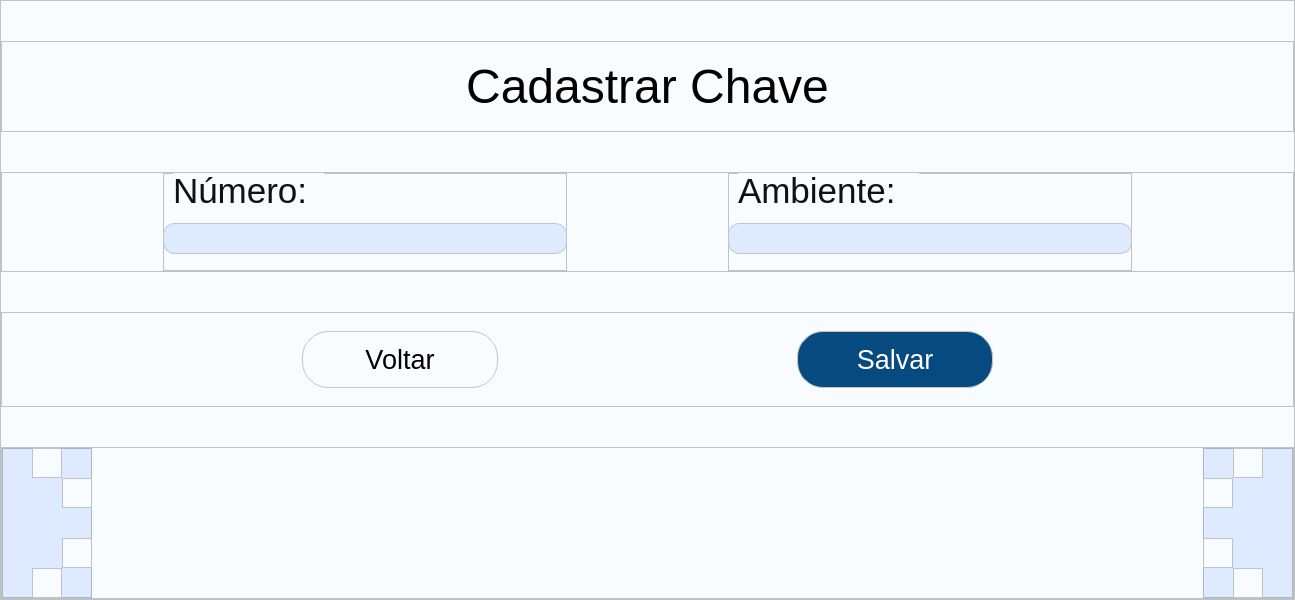
          <widget class="QWidget" name="cad_chaves">
           <layout class="QVBoxLayout" name="verticalLayout_14">
            <property name="spacing">
             <number>0</number>
            </property>
            <property name="leftMargin">
             <number>0</number>
            </property>
            <property name="topMargin">
             <number>0</number>
            </property>
            <property name="rightMargin">
             <number>0</number>
            </property>
            <property name="bottomMargin">
             <number>0</number>
            </property>
            <item>
             <widget class="QFrame" name="telaBranca">
              <property name="minimumSize">
               <size>
                <width>166</width>
                <height>155</height>
               </size>
              </property>
              <property name="maximumSize">
               <size>
                <width>16777215</width>
                <height>16777215</height>
               </size>
              </property>
              <property name="styleSheet">
               <string notr="true">background-color: #F8FCFF;</string>
              </property>
              <property name="frameShape">
               <enum>QFrame::StyledPanel</enum>
              </property>
              <property name="frameShadow">
               <enum>QFrame::Raised</enum>
              </property>
              <layout class="QVBoxLayout" name="verticalLayout_11">
               <property name="spacing">
                <number>0</number>
               </property>
               <property name="leftMargin">
                <number>0</number>
               </property>
               <property name="topMargin">
                <number>0</number>
               </property>
               <property name="rightMargin">
                <number>0</number>
               </property>
               <property name="bottomMargin">
                <number>0</number>
               </property>
               <item>
                <spacer name="verticalSpacer_16">
                 <property name="orientation">
                  <enum>Qt::Vertical</enum>
                 </property>
                 <property name="sizeHint" stdset="0">
                  <size>
                   <width>20</width>
                   <height>40</height>
                  </size>
                 </property>
                </spacer>
               </item>
               <item>
                <widget class="QFrame" name="frame_83">
                 <property name="minimumSize">
                  <size>
                   <width>0</width>
                   <height>91</height>
                  </size>
                 </property>
                 <property name="maximumSize">
                  <size>
                   <width>16777215</width>
                   <height>16777215</height>
                  </size>
                 </property>
                 <property name="styleSheet">
                  <string notr="true">background-color: #F8FCFF;</string>
                 </property>
                 <property name="frameShape">
                  <enum>QFrame::StyledPanel</enum>
                 </property>
                 <property name="frameShadow">
                  <enum>QFrame::Raised</enum>
                 </property>
                 <layout class="QHBoxLayout" name="horizontalLayout_6">
                  <property name="spacing">
                   <number>0</number>
                  </property>
                  <property name="leftMargin">
                   <number>0</number>
                  </property>
                  <property name="topMargin">
                   <number>0</number>
                  </property>
                  <property name="rightMargin">
                   <number>0</number>
                  </property>
                  <property name="bottomMargin">
                   <number>0</number>
                  </property>
                  <item>
                   <widget class="QLabel" name="label_6">
                    <property name="minimumSize">
                     <size>
                      <width>0</width>
                      <height>0</height>
                     </size>
                    </property>
                    <property name="maximumSize">
                     <size>
                      <width>16777215</width>
                      <height>16777215</height>
                     </size>
                    </property>
                    <property name="font">
                     <font>
                      <pointsize>36</pointsize>
                     </font>
                    </property>
                    <property name="text">
                     <string>Cadastrar Chave</string>
                    </property>
                    <property name="alignment">
                     <set>Qt::AlignCenter</set>
                    </property>
                   </widget>
                  </item>
                 </layout>
                </widget>
               </item>
               <item>
                <spacer name="verticalSpacer_17">
                 <property name="orientation">
                  <enum>Qt::Vertical</enum>
                 </property>
                 <property name="sizeHint" stdset="0">
                  <size>
                   <width>20</width>
                   <height>40</height>
                  </size>
                 </property>
                </spacer>
               </item>
               <item>
                <widget class="QFrame" name="frame_84">
                 <property name="minimumSize">
                  <size>
                   <width>0</width>
                   <height>100</height>
                  </size>
                 </property>
                 <property name="maximumSize">
                  <size>
                   <width>16777215</width>
                   <height>16777215</height>
                  </size>
                 </property>
                 <property name="styleSheet">
                  <string notr="true">background-color: #F8FCFF;</string>
                 </property>
                 <property name="frameShape">
                  <enum>QFrame::StyledPanel</enum>
                 </property>
                 <property name="frameShadow">
                  <enum>QFrame::Raised</enum>
                 </property>
                 <layout class="QHBoxLayout" name="horizontalLayout_16">
                  <property name="spacing">
                   <number>0</number>
                  </property>
                  <property name="leftMargin">
                   <number>0</number>
                  </property>
                  <property name="topMargin">
                   <number>0</number>
                  </property>
                  <property name="rightMargin">
                   <number>0</number>
                  </property>
                  <property name="bottomMargin">
                   <number>0</number>
                  </property>
                  <item>
                   <spacer name="horizontalSpacer_31">
                    <property name="orientation">
                     <enum>Qt::Horizontal</enum>
                    </property>
                    <property name="sizeHint" stdset="0">
                     <size>
                      <width>159</width>
                      <height>20</height>
                     </size>
                    </property>
                   </spacer>
                  </item>
                  <item>
                   <widget class="QFrame" name="botonNumero">
                    <property name="minimumSize">
                     <size>
                      <width>404</width>
                      <height>0</height>
                     </size>
                    </property>
                    <property name="maximumSize">
                     <size>
                      <width>16777215</width>
                      <height>16777215</height>
                     </size>
                    </property>
                    <property name="frameShape">
                     <enum>QFrame::StyledPanel</enum>
                    </property>
                    <property name="frameShadow">
                     <enum>QFrame::Raised</enum>
                    </property>
                    <widget class="QLabel" name="label_chave_cad">
                     <property name="geometry">
                      <rect>
                       <x>10</x>
                       <y>0</y>
                       <width>151</width>
                       <height>35</height>
                      </rect>
                     </property>
                     <property name="font">
                      <font>
                       <pointsize>26</pointsize>
                      </font>
                     </property>
                     <property name="styleSheet">
                      <string notr="true">color:#111111</string>
                     </property>
                     <property name="text">
                      <string>Número:</string>
                     </property>
                    </widget>
                    <widget class="QLineEdit" name="lineEdit_chave_cad">
                     <property name="geometry">
                      <rect>
                       <x>0</x>
                       <y>50</y>
                       <width>404</width>
                       <height>31</height>
                      </rect>
                     </property>
                     <property name="font">
                      <font>
                       <pointsize>14</pointsize>
                      </font>
                     </property>
                     <property name="styleSheet">
                      <string notr="true">border-radius:11px;
border:1px solid #c4c4c4;
background-color: rgb(222, 234, 255);</string>
                     </property>
                    </widget>
                   </widget>
                  </item>
                  <item>
                   <spacer name="horizontalSpacer_32">
                    <property name="orientation">
                     <enum>Qt::Horizontal</enum>
                    </property>
                    <property name="sizeHint" stdset="0">
                     <size>
                      <width>40</width>
                      <height>20</height>
                     </size>
                    </property>
                   </spacer>
                  </item>
                  <item>
                   <widget class="QFrame" name="botonAmbiente">
                    <property name="minimumSize">
                     <size>
                      <width>404</width>
                      <height>0</height>
                     </size>
                    </property>
                    <property name="maximumSize">
                     <size>
                      <width>16777215</width>
                      <height>16777215</height>
                     </size>
                    </property>
                    <property name="frameShape">
                     <enum>QFrame::StyledPanel</enum>
                    </property>
                    <property name="frameShadow">
                     <enum>QFrame::Raised</enum>
                    </property>
                    <widget class="QLabel" name="label_amb_cad">
                     <property name="geometry">
                      <rect>
                       <x>10</x>
                       <y>0</y>
                       <width>181</width>
                       <height>35</height>
                      </rect>
                     </property>
                     <property name="font">
                      <font>
                       <pointsize>26</pointsize>
                      </font>
                     </property>
                     <property name="styleSheet">
                      <string notr="true">color:#111111</string>
                     </property>
                     <property name="text">
                      <string>Ambiente:</string>
                     </property>
                    </widget>
                    <widget class="QLineEdit" name="lineEdit_amb_cad">
                     <property name="geometry">
                      <rect>
                       <x>0</x>
                       <y>50</y>
                       <width>404</width>
                       <height>31</height>
                      </rect>
                     </property>
                     <property name="font">
                      <font>
                       <pointsize>14</pointsize>
                      </font>
                     </property>
                     <property name="styleSheet">
                      <string notr="true">border-radius:11px;
border:1px solid #c4c4c4;
background-color: rgb(222, 234, 255);</string>
                     </property>
                    </widget>
                   </widget>
                  </item>
                  <item>
                   <spacer name="horizontalSpacer_33">
                    <property name="orientation">
                     <enum>Qt::Horizontal</enum>
                    </property>
                    <property name="sizeHint" stdset="0">
                     <size>
                      <width>159</width>
                      <height>20</height>
                     </size>
                    </property>
                   </spacer>
                  </item>
                 </layout>
                </widget>
               </item>
               <item>
                <spacer name="verticalSpacer_22">
                 <property name="orientation">
                  <enum>Qt::Vertical</enum>
                 </property>
                 <property name="sizeHint" stdset="0">
                  <size>
                   <width>20</width>
                   <height>40</height>
                  </size>
                 </property>
                </spacer>
               </item>
               <item>
                <widget class="QFrame" name="frame_85">
                 <property name="minimumSize">
                  <size>
                   <width>0</width>
                   <height>95</height>
                  </size>
                 </property>
                 <property name="maximumSize">
                  <size>
                   <width>16777215</width>
                   <height>16777215</height>
                  </size>
                 </property>
                 <property name="layoutDirection">
                  <enum>Qt::LeftToRight</enum>
                 </property>
                 <property name="styleSheet">
                  <string notr="true">background-color: #F8FCFF;</string>
                 </property>
                 <property name="frameShape">
                  <enum>QFrame::StyledPanel</enum>
                 </property>
                 <property name="frameShadow">
                  <enum>QFrame::Raised</enum>
                 </property>
                 <property name="lineWidth">
                  <number>0</number>
                 </property>
                 <layout class="QHBoxLayout" name="horizontalLayout_25">
                  <property name="spacing">
                   <number>0</number>
                  </property>
                  <property name="leftMargin">
                   <number>0</number>
                  </property>
                  <property name="topMargin">
                   <number>0</number>
                  </property>
                  <property name="rightMargin">
                   <number>0</number>
                  </property>
                  <property name="bottomMargin">
                   <number>0</number>
                  </property>
                  <item>
                   <spacer name="horizontalSpacer_34">
                    <property name="orientation">
                     <enum>Qt::Horizontal</enum>
                    </property>
                    <property name="sizeHint" stdset="0">
                     <size>
                      <width>40</width>
                      <height>20</height>
                     </size>
                    </property>
                   </spacer>
                  </item>
                  <item>
                   <widget class="QPushButton" name="pushButton">
                    <property name="minimumSize">
                     <size>
                      <width>196</width>
                      <height>57</height>
                     </size>
                    </property>
                    <property name="maximumSize">
                     <size>
                      <width>196</width>
                      <height>57</height>
                     </size>
                    </property>
                    <property name="font">
                     <font>
                      <pointsize>20</pointsize>
                     </font>
                    </property>
                    <property name="styleSheet">
                     <string notr="true">border-radius:26px;
border:1px solid #c4c4c4;</string>
                    </property>
                    <property name="text">
                     <string>Voltar</string>
                    </property>
                   </widget>
                  </item>
                  <item>
                   <spacer name="horizontalSpacer_35">
                    <property name="orientation">
                     <enum>Qt::Horizontal</enum>
                    </property>
                    <property name="sizeHint" stdset="0">
                     <size>
                      <width>40</width>
                      <height>20</height>
                     </size>
                    </property>
                   </spacer>
                  </item>
                  <item>
                   <widget class="QPushButton" name="pushButton_2">
                    <property name="minimumSize">
                     <size>
                      <width>196</width>
                      <height>57</height>
                     </size>
                    </property>
                    <property name="maximumSize">
                     <size>
                      <width>196</width>
                      <height>57</height>
                     </size>
                    </property>
                    <property name="font">
                     <font>
                      <pointsize>20</pointsize>
                     </font>
                    </property>
                    <property name="styleSheet">
                     <string notr="true">border-radius:26px;
background-color: rgb(6, 74, 128);
color: rgb(255, 255, 255);
border:1px solid #c4c4c4;

</string>
                    </property>
                    <property name="text">
                     <string>Salvar</string>
                    </property>
                   </widget>
                  </item>
                  <item>
                   <spacer name="horizontalSpacer_36">
                    <property name="orientation">
                     <enum>Qt::Horizontal</enum>
                    </property>
                    <property name="sizeHint" stdset="0">
                     <size>
                      <width>40</width>
                      <height>20</height>
                     </size>
                    </property>
                   </spacer>
                  </item>
                 </layout>
                </widget>
               </item>
               <item>
                <spacer name="verticalSpacer_23">
                 <property name="orientation">
                  <enum>Qt::Vertical</enum>
                 </property>
                 <property name="sizeHint" stdset="0">
                  <size>
                   <width>20</width>
                   <height>40</height>
                  </size>
                 </property>
                </spacer>
               </item>
               <item>
                <widget class="QFrame" name="frame_86">
                 <property name="minimumSize">
                  <size>
                   <width>0</width>
                   <height>150</height>
                  </size>
                 </property>
                 <property name="maximumSize">
                  <size>
                   <width>16777215</width>
                   <height>16777215</height>
                  </size>
                 </property>
                 <property name="frameShape">
                  <enum>QFrame::StyledPanel</enum>
                 </property>
                 <property name="frameShadow">
                  <enum>QFrame::Raised</enum>
                 </property>
                 <layout class="QHBoxLayout" name="horizontalLayout_26">
                  <property name="spacing">
                   <number>0</number>
                  </property>
                  <property name="leftMargin">
                   <number>0</number>
                  </property>
                  <property name="topMargin">
                   <number>0</number>
                  </property>
                  <property name="rightMargin">
                   <number>0</number>
                  </property>
                  <property name="bottomMargin">
                   <number>0</number>
                  </property>
                  <item>
                   <widget class="QFrame" name="frame_87">
                    <property name="minimumSize">
                     <size>
                      <width>90</width>
                      <height>0</height>
                     </size>
                    </property>
                    <property name="maximumSize">
                     <size>
                      <width>16777215</width>
                      <height>16777215</height>
                     </size>
                    </property>
                    <property name="styleSheet">
                     <string notr="true">background-color: rgb(222, 234, 255);</string>
                    </property>
                    <property name="frameShape">
                     <enum>QFrame::StyledPanel</enum>
                    </property>
                    <property name="frameShadow">
                     <enum>QFrame::Raised</enum>
                    </property>
                    <widget class="QFrame" name="frame_88">
                     <property name="geometry">
                      <rect>
                       <x>30</x>
                       <y>0</y>
                       <width>30</width>
                       <height>30</height>
                      </rect>
                     </property>
                     <property name="styleSheet">
                      <string notr="true">background-color: rgb(248, 252, 255);</string>
                     </property>
                     <property name="frameShape">
                      <enum>QFrame::StyledPanel</enum>
                     </property>
                     <property name="frameShadow">
                      <enum>QFrame::Raised</enum>
                     </property>
                    </widget>
                    <widget class="QFrame" name="frame_89">
                     <property name="geometry">
                      <rect>
                       <x>60</x>
                       <y>90</y>
                       <width>30</width>
                       <height>30</height>
                      </rect>
                     </property>
                     <property name="styleSheet">
                      <string notr="true">background-color: rgb(248, 252, 255);</string>
                     </property>
                     <property name="frameShape">
                      <enum>QFrame::StyledPanel</enum>
                     </property>
                     <property name="frameShadow">
                      <enum>QFrame::Raised</enum>
                     </property>
                    </widget>
                    <widget class="QFrame" name="frame_90">
                     <property name="geometry">
                      <rect>
                       <x>60</x>
                       <y>30</y>
                       <width>30</width>
                       <height>30</height>
                      </rect>
                     </property>
                     <property name="styleSheet">
                      <string notr="true">background-color: rgb(248, 252, 255);</string>
                     </property>
                     <property name="frameShape">
                      <enum>QFrame::StyledPanel</enum>
                     </property>
                     <property name="frameShadow">
                      <enum>QFrame::Raised</enum>
                     </property>
                    </widget>
                    <widget class="QFrame" name="frame_91">
                     <property name="geometry">
                      <rect>
                       <x>30</x>
                       <y>120</y>
                       <width>30</width>
                       <height>30</height>
                      </rect>
                     </property>
                     <property name="styleSheet">
                      <string notr="true">background-color: rgb(248, 252, 255);</string>
                     </property>
                     <property name="frameShape">
                      <enum>QFrame::StyledPanel</enum>
                     </property>
                     <property name="frameShadow">
                      <enum>QFrame::Raised</enum>
                     </property>
                    </widget>
                   </widget>
                  </item>
                  <item>
                   <spacer name="horizontalSpacer_37">
                    <property name="orientation">
                     <enum>Qt::Horizontal</enum>
                    </property>
                    <property name="sizeHint" stdset="0">
                     <size>
                      <width>1111</width>
                      <height>20</height>
                     </size>
                    </property>
                   </spacer>
                  </item>
                  <item>
                   <widget class="QFrame" name="frame_92">
                    <property name="minimumSize">
                     <size>
                      <width>90</width>
                      <height>150</height>
                     </size>
                    </property>
                    <property name="styleSheet">
                     <string notr="true">background-color: rgb(222, 234, 255);</string>
                    </property>
                    <property name="frameShape">
                     <enum>QFrame::StyledPanel</enum>
                    </property>
                    <property name="frameShadow">
                     <enum>QFrame::Raised</enum>
                    </property>
                    <widget class="QFrame" name="frame_93">
                     <property name="geometry">
                      <rect>
                       <x>30</x>
                       <y>0</y>
                       <width>30</width>
                       <height>30</height>
                      </rect>
                     </property>
                     <property name="styleSheet">
                      <string notr="true">background-color: rgb(248, 252, 255);</string>
                     </property>
                     <property name="frameShape">
                      <enum>QFrame::StyledPanel</enum>
                     </property>
                     <property name="frameShadow">
                      <enum>QFrame::Raised</enum>
                     </property>
                    </widget>
                    <widget class="QFrame" name="frame_94">
                     <property name="geometry">
                      <rect>
                       <x>0</x>
                       <y>90</y>
                       <width>30</width>
                       <height>30</height>
                      </rect>
                     </property>
                     <property name="styleSheet">
                      <string notr="true">background-color: rgb(248, 252, 255);</string>
                     </property>
                     <property name="frameShape">
                      <enum>QFrame::StyledPanel</enum>
                     </property>
                     <property name="frameShadow">
                      <enum>QFrame::Raised</enum>
                     </property>
                    </widget>
                    <widget class="QFrame" name="frame_95">
                     <property name="geometry">
                      <rect>
                       <x>0</x>
                       <y>30</y>
                       <width>30</width>
                       <height>30</height>
                      </rect>
                     </property>
                     <property name="styleSheet">
                      <string notr="true">background-color: rgb(248, 252, 255);</string>
                     </property>
                     <property name="frameShape">
                      <enum>QFrame::StyledPanel</enum>
                     </property>
                     <property name="frameShadow">
                      <enum>QFrame::Raised</enum>
                     </property>
                    </widget>
                    <widget class="QFrame" name="frame_96">
                     <property name="geometry">
                      <rect>
                       <x>30</x>
                       <y>120</y>
                       <width>30</width>
                       <height>30</height>
                      </rect>
                     </property>
                     <property name="styleSheet">
                      <string notr="true">background-color: rgb(248, 252, 255);</string>
                     </property>
                     <property name="frameShape">
                      <enum>QFrame::StyledPanel</enum>
                     </property>
                     <property name="frameShadow">
                      <enum>QFrame::Raised</enum>
                     </property>
                    </widget>
                   </widget>
                  </item>
                 </layout>
                </widget>
               </item>
              </layout>
             </widget>
            </item>
           </layout>
          </widget>
